Frame 1 (no input): blank canvas, image omitted
Frame 60 (the mouse pressed at the canvas centre just before this capture): blank canvas, image omitted
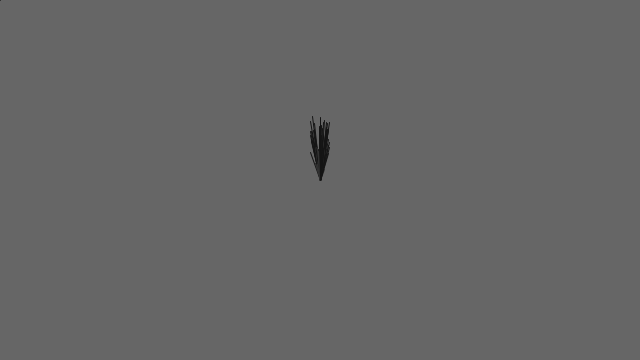
Frame 120 (the mouse held since frame 60 and released just before this capture)

The Processing sketch whose frames 1 and 60 were blank and that drew this single picture after the mouse press (run headless with seeded random() and noise(); from frame 60 on, the mouse is pressed at the canvas centre):

// Processing sketch: processing_92691
// ── processing_92691.pde

int angle = 30;
boolean stalk = false;
float f;

void setup() {
  size(640, 360);
  background(102);
  smooth();
  fill(0, 102);
}

void draw() {

   float x = (float)mouseY;
   f = x/360;
  drawGrass();
      stroke(0,255,0);
  if(mousePressed){
    drawHighGrass();
  }
 
}

void mousePressed(){
   strokeWeight(1);
  drawFlower();
}

void drawGrass(){

stroke(50);
 strokeWeight(1);
 float x = (random(50)+20)*f;
 float y = (random(20)-10)*f;
 line(mouseX,mouseY, mouseX+y,mouseY-x);

 }
 
void drawHighGrass(){
   strokeWeight(1);
 stroke(20); 
 float x = (random(80)+50)*f;
 float y = (random(40)-20)*f;
 line(mouseX,mouseY, mouseX+y,mouseY-x);
}

void drawFlower(){
  float x = mouseX;
  float y = mouseY;
  float y1= y-(200*f);
  float d = (20*f);
  float h = (50*f);
  float b = (50*f);
  float h1 = (40*f);
  float b1= (40*f);
  
  fill(50);
  strokeWeight(3);
  line(x,y,x,y1);
  stroke(50);
  ellipse(x,y1-d,h,b);
  ellipse(x,y1+d,h,b);
  ellipse(x+d,y1,h,b);
  ellipse(x-d,y1,h,b);
  
  ellipse(x+d,y1-d,h1,b1);
  ellipse(x+d,y1+d,h1,b1);
  ellipse(x-d,y1+d,h1,b1);
  ellipse(x-d,y1-d,h1,b1);
  
  stroke(20);
  fill(20);
  ellipse(x,y1,h1,b1);

}
